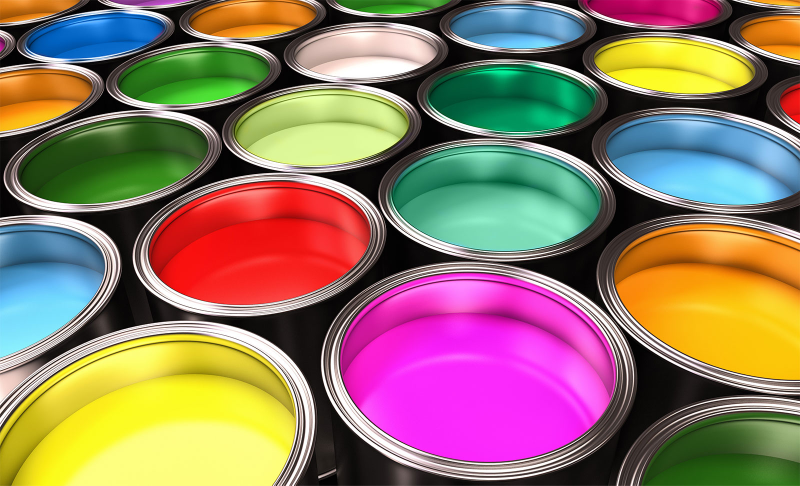
#> input picture Task2_Color_Identification/variety-paints.jpg, 1600 x 971 px, found by its file name (shown at 1/2 size)
$ jupyter execute Color_Identification_in_an_image_Task_2.ipynb
#> lines starting #> are read from the running program, lines starting #| are printed output that depends on the picture
## Name: Om Ravindra Misal
## Task2: Color Identification in an Images
# IoT & Computer Vision Internship
# The Sparks Foundation

### Importing basic Necessary Libraries & Here we use KMeans Algorithm which is a part of sklearn's cluster package.

[cell 1]
import cv2
import numpy as np
from sklearn.cluster import KMeans
from skimage.color import rgb2lab, deltaE_cie76

[cell 2]
import matplotlib.pyplot as plt
from collections import Counter
import os

### To read image we use cv2.imread() method and to plot image using imshow()

[cell 3]
img = cv2.imread('C:/Users/Om Misal/Documents/IOT&COMPUTER_VISION_INTERNSHIP/TASK1/Color_Identification/variety-paints.jpg')
#> img is the input picture: shape (971, 1600, 3); mean B, G, R 101.6, 120, 145.4
print("The type of this input is {}".format(type(img)))
#| The type of this input is <class 'numpy.ndarray'>
print("Shape: {}".format(img.shape))
#| Shape: (971, 1600, 3)
plt.imshow(img)

### By default, OpenCV reads the image in Blue-Green-Red(BGR) format, we have to convert it into Red-Green-Blue(RGB) format to get original image

[cell 4]
img = cv2.cvtColor(img, cv2.COLOR_BGR2RGB)
plt.imshow(img)

### In Some cases, we want image in Black and White format so for that we are using following lines of codes for converting RGB image to Grayscale image

[cell 5]
gray_img = cv2.cvtColor(img, cv2.COLOR_BGR2GRAY)
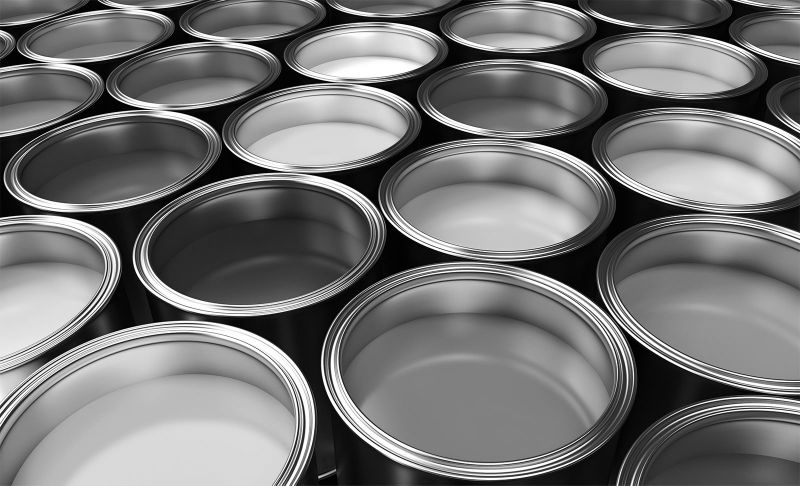
#> gray_img: shape (971, 1600) (shown at 1/2 size); min 0, max 255, mean 117.4
plt.imshow(gray_img, cmap='gray')

### Resizing the image

[cell 6]
resized_img = cv2.resize(img, (800, 600))
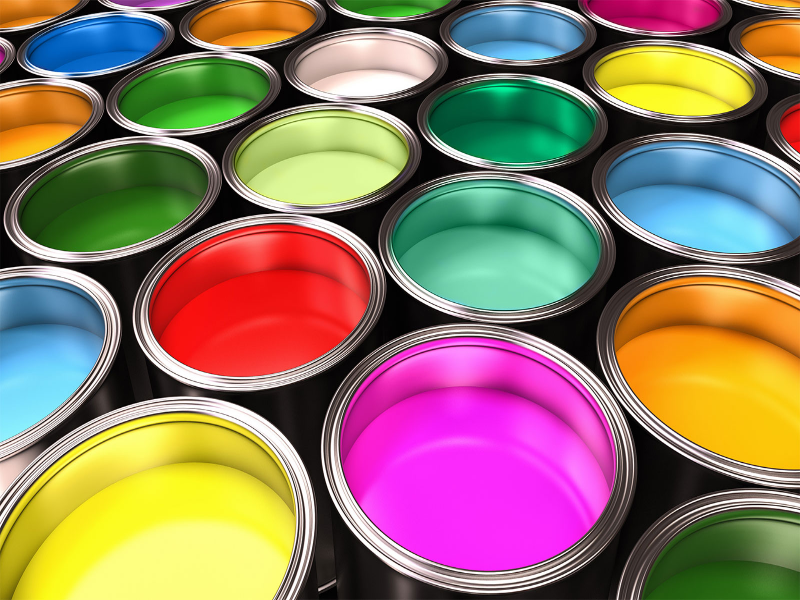
#> resized_img: shape (600, 800, 3); mean R, G, B 145.3, 119.9, 101.5
plt.imshow(resized_img)

### RGB2HEX Conversion

[cell 7]
def RGB2HEX(color):
    return "#{:02x}{:02x}{:02x}".format(int(color[0]), int(color[1]), int(color[2]))

## Read image in RGB color space
### First, we read the file using imread and then change its color space before returning it.

[cell 8]
def get_image(image_path):
    image = cv2.imread(image_path)
    image = cv2.cvtColor(image, cv2.COLOR_BGR2RGB)
    return image

## Get colors from an image

[cell 9]
def get_colors(image, number_of_colors, show_chart):
    # First, we resize the image to the size 800 x 600.KMeans expects the input to be of two dimensions,
    #so we use Numpy’s reshape function to reshape the image data.
#> called with number_of_colors = 10, show_chart = True
    modified_image = cv2.resize(image, (800, 600), interpolation = cv2.INTER_AREA)
    modified_image = modified_image.reshape(modified_image.shape[0]*modified_image.shape[1], 3)

    #KMeans algorithm creates clusters based on the supplied count of clusters. In our case, it will form clusters of colors
    #and these clusters will be our top colors. We then fit and predict on the same image to extract the prediction
    #into the variable labels.
    clf = KMeans(n_clusters = number_of_colors)
    labels = clf.fit_predict(modified_image)

    #We use Counter to get count of all labels
    counts = Counter(labels)
#> counts = 10 items
    # sort to ensure correct color percentage
    #counts = dict(sorted(counts.items()))

    center_colors = clf.cluster_centers_
    # We get ordered colors by iterating through the keys
    ordered_colors = [center_colors[i] for i in counts.keys()]
#> ordered_colors = [[242.4, 206.4, 36.72], [220.9, 56.72, 30.91], [122.9, 104.3, 94.95], [49.43, 80.72, 41.73], [16.41, 13.66, 12.4], [183.3, 177.8, 153.3], [241.3, 239.6, 199.1], [245.9, 49.33, 231.7], [49.88, 136.1, 144], [113.8, 200.8, 218.6]]
    hex_colors = [RGB2HEX(ordered_colors[i]) for i in counts.keys()]
#> hex_colors = ['#315029', '#f2ce24', '#318890', '#7a685e', '#f1efc7', '#dc381e', '#f531e7', '#b7b199', '#71c8da', '#100d0c']
    rgb_colors = [ordered_colors[i] for i in counts.keys()]
#> rgb_colors = [[49.43, 80.72, 41.73], [242.4, 206.4, 36.72], [49.88, 136.1, 144], [122.9, 104.3, 94.95], [241.3, 239.6, 199.1], [220.9, 56.72, 30.91], [245.9, 49.33, 231.7], [183.3, 177.8, 153.3], [113.8, 200.8, 218.6], [16.41, 13.66, 12.4]]

    if (show_chart):
        plt.figure(figsize = (8, 6))
        plt.pie(counts.values(), labels = hex_colors, colors = hex_colors)

    return rgb_colors

#### Now we call this method as get_colors(get_image(‘C:/Users/Om Misal/Documents/IOT&COMPUTER_VISION_INTERNSHIP/TASK1/Color_Identification/variety-paints.jpg’), 10, True) and our pie chart appears with top 10 colors of the image.

[cell 10]
get_colors(get_image('C:/Users/Om Misal/Documents/IOT&COMPUTER_VISION_INTERNSHIP/TASK1/Color_Identification/variety-paints.jpg'), 10, True)
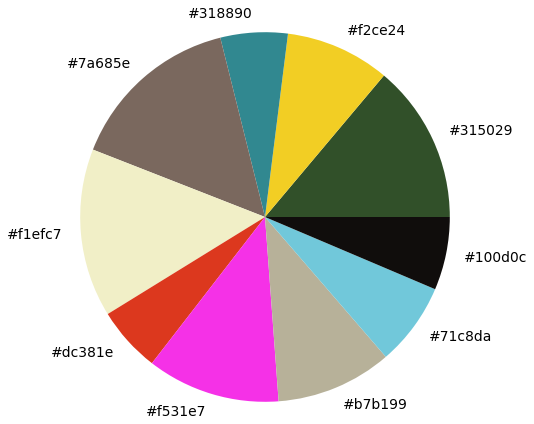
#> figure drawn by matplotlib, 1 panel
